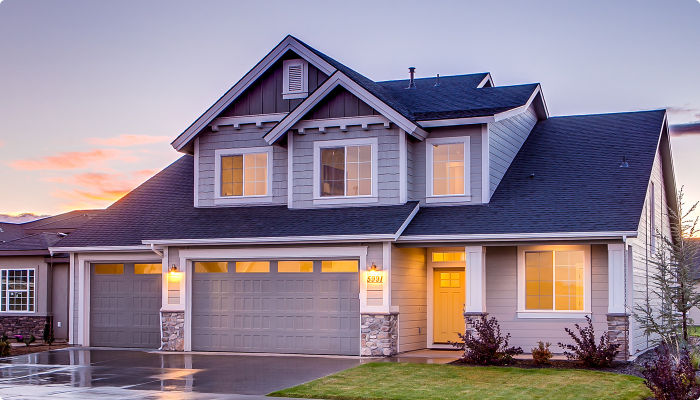
#> input picture data/house.jpg, 1400 x 800 px, found by its file name (shown at 1/2 size)
$ python compare_pixels.py
#> lines starting #> are read from the running program, lines starting #| are printed output that depends on the picture; after the words box and inside, x2 and y2 are one past the last pixel; in counts of white or black regions, pixels touching at a corner belong together; long printed decimals are rounded; pictures that were not available may be replaced by others from this repository, and a replacement may not be noted
import PIL.Image
import numpy as np

def compare_in_mask(orig_path, gen_path, mask_path):
#> called with orig_path = 'data/house.jpg', mask_path = 'data/sam_mask.png'
    print(f"\n--- Comparing {orig_path} and {gen_path} inside mask {mask_path} ---")
    orig = np.array(PIL.Image.open(orig_path).convert('RGB'))
#> orig is the input picture: shape (800, 1400, 3); mean R, G, B 143.1, 129.9, 143.9
    gen = np.array(PIL.Image.open(gen_path).convert('RGB'))
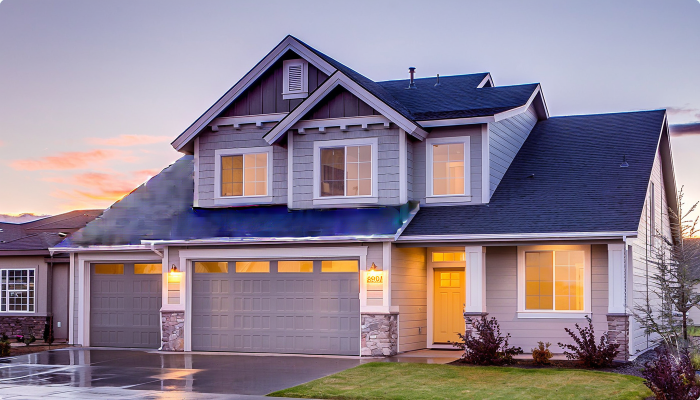
#> input picture data/roof_tile_visualizer_test_00001_.png, 1400 x 800 px, given in place of roof_tile_visualizer_00018_.png, which was not available (shown at 1/2 size)
#> gen is the input picture: shape (800, 1400, 3); mean R, G, B 142.8, 130, 145
    mask = np.array(PIL.Image.open(mask_path).convert('L'))
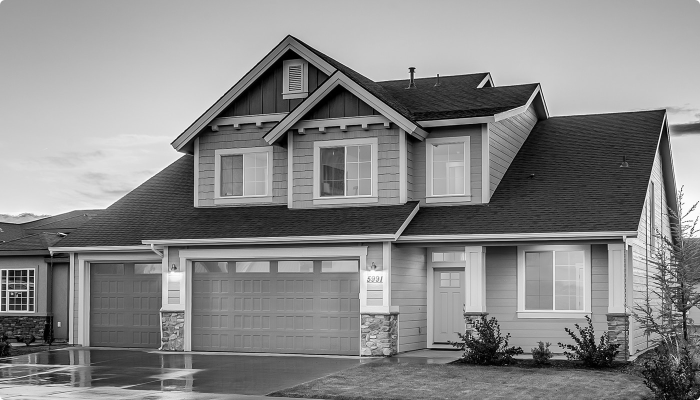
#> mask: shape (800, 1400) (shown at 1/2 size); min 0, max 255, mean 135.5

    # Mask is true where pixel value > 127
    mask_indices = mask > 127
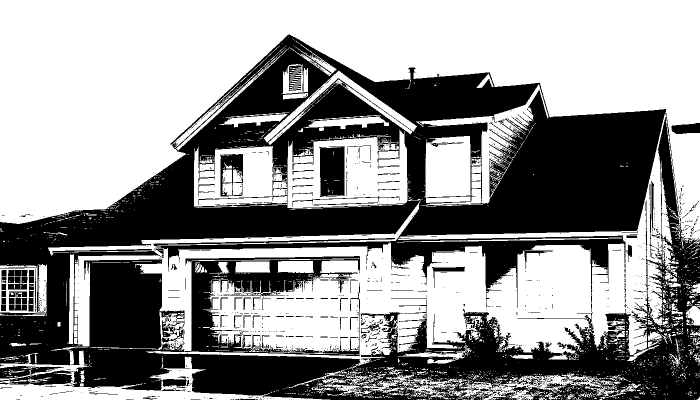
#> mask_indices: shape (800, 1400) bool (shown at 1/2 size); 58.3% white; 1231 black regions (1087 under 20 px), largest, box (x1, y1, x2, y2) and area: (0, 69, 1400, 800) 440599, (638, 293, 689, 394) 4701, (440, 308, 486, 393) 1914
    mask_count = np.sum(mask_indices)
#> mask_count = 652722

    print(f"Mask size (pixels): {mask_count}")
#| Mask size (pixels): 652722

    if mask_count > 0:
        orig_mod_pixels = orig[mask_indices]
        gen_mod_pixels = gen[mask_indices]

        print(f"Original pixels in mask - Mean RGB: {orig_mod_pixels.mean(axis=0)}")
#| Original pixels in mask - Mean RGB: [189.971 176.309 187.293]
        print(f"Generated pixels in mask - Mean RGB: {gen_mod_pixels.mean(axis=0)}")
#| Generated pixels in mask - Mean RGB: [187.919 174.004 184.990]

        # Count pixels that are reddish in the generated area
        reddish = (gen_mod_pixels[:, 0].astype(int) - gen_mod_pixels[:, 1].astype(int) > 30) & \
                  (gen_mod_pixels[:, 0].astype(int) - gen_mod_pixels[:, 2].astype(int) > 50)
        reddish_count = np.sum(reddish)
#> reddish_count = 72475
        print(f"Reddish pixels in mask: {reddish_count} ({reddish_count/mask_count*100:.2f}% of mask)")
#| Reddish pixels in mask: 72475 (11.10% of mask)

if __name__ == '__main__':
    mask_file = 'data/sam_mask.png'
    compare_in_mask('data/house.jpg', 'data/output/roof_tile_visualizer_00018_.png', mask_file)
    compare_in_mask('data/house.jpg', 'data/debug_test_3.png', mask_file)
#| Mask size (pixels): 652722
#| Original pixels in mask - Mean RGB: [189.971 176.309 187.293]
#| Generated pixels in mask - Mean RGB: [189.971 176.309 187.293]
#| Reddish pixels in mask: 71841 (11.01% of mask)
